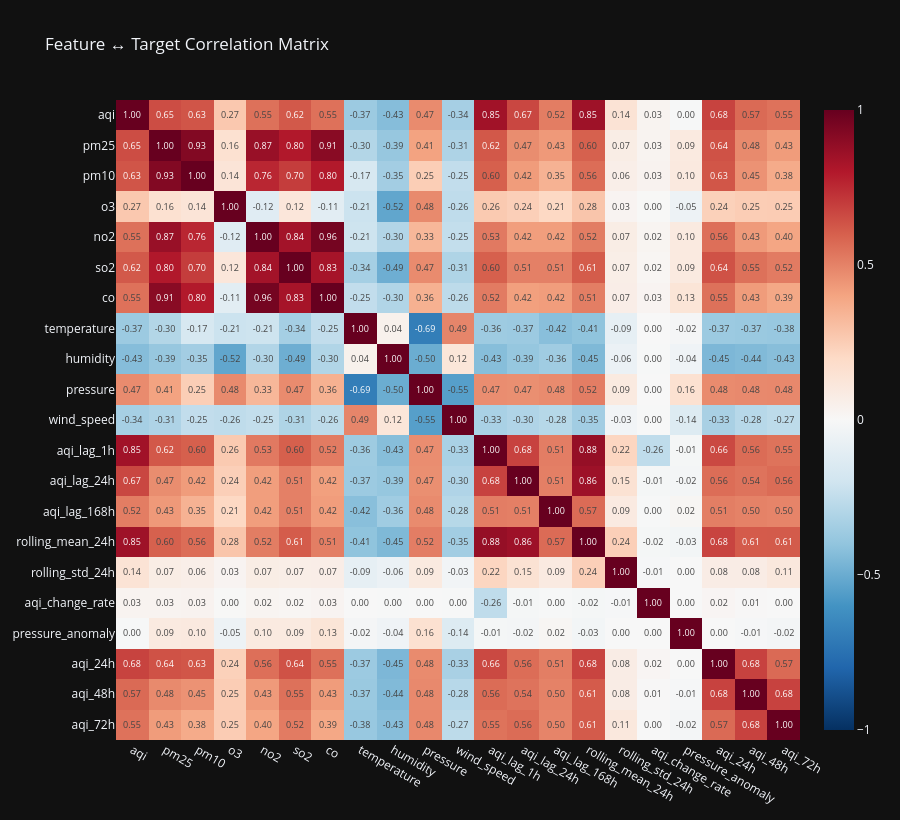

This figure's notebook cell:
### Markdown cell above
## 5. Correlation Heatmap

### Code cell
# Correlation across one representative feature per model feature-group, plus the
# three forecast targets — so the heatmap reflects what the models actually consume
# and reveals which predictors track the 24h/48h/72h targets.
key_cols = [
    'aqi',                                              # current AQI
    'pm25', 'pm10', 'o3', 'no2', 'so2', 'co',           # raw pollutants
    'temperature', 'humidity', 'pressure', 'wind_speed',# meteorology
    'aqi_lag_1h', 'aqi_lag_24h', 'aqi_lag_168h',        # lags (short/daily/weekly)
    'rolling_mean_24h', 'rolling_std_24h',              # rolling stats
    'aqi_change_rate', 'pressure_anomaly',              # cross features
    'aqi_24h', 'aqi_48h', 'aqi_72h',                    # MIMO forecast targets
]
key_cols = [c for c in key_cols if c in df.columns]

corr = df[key_cols].corr()
fig = px.imshow(corr, title='Feature ↔ Target Correlation Matrix',
                color_continuous_scale='RdBu_r', zmin=-1, zmax=1,
                template='plotly_dark', text_auto='.2f', aspect='auto')
fig.update_layout(width=900, height=820)
save_plotly(fig, 'correlation_matrix', width=900, height=820)
fig.show()

### Figure 1 — Plotly figure (JSON) as saved in the notebook; plotly's stock layout.template omitted (floating-point values rounded to 4 significant figures; data arrays with more than 128 entries replaced by an {"elided": "..."} marker saying what was removed)
{"data": [{"coloraxis": "coloraxis", "hovertemplate": "x: %{x}<br>y: %{y}<br>color: %{z}<extra></extra>", "name": "0", "texttemplate": "%{z:.2f}", "type": "heatmap", "x": ["aqi", "pm25", "pm10", "o3", "no2", "so2", "co", "temperature", "humidity", "pressure", "wind_speed", "aqi_lag_1h", "aqi_lag_24h", "aqi_lag_168h", "rolling_mean_24h", "rolling_std_24h", "aqi_change_rate", "pressure_anomaly", "aqi_24h", "aqi_48h", "aqi_72h"], "xaxis": "x", "y": ["aqi", "pm25", "pm10", "o3", "no2", "so2", "co", "temperature", "humidity", "pressure", "wind_speed", "aqi_lag_1h", "aqi_lag_24h", "aqi_lag_168h", "rolling_mean_24h", "rolling_std_24h", "aqi_change_rate", "pressure_anomaly", "aqi_24h", "aqi_48h", "aqi_72h"], "yaxis": "y", "z": {"elided": "21x21 float values"}}], "layout": {"coloraxis": {"cmax": 1, "cmin": -1, "colorscale": [[0, "rgb(5,48,97)"], [0.1, "rgb(33,102,172)"], [0.2, "rgb(67,147,195)"], [0.3, "rgb(146,197,222)"], [0.4, "rgb(209,229,240)"], [0.5, "rgb(247,247,247)"], [0.6, "rgb(253,219,199)"], [0.7, "rgb(244,165,130)"], [0.8, "rgb(214,96,77)"], [0.9, "rgb(178,24,43)"], [1, "rgb(103,0,31)"]]}, "height": 820, "title": {"text": "Feature ↔ Target Correlation Matrix"}, "width": 900, "xaxis": {"anchor": "y", "domain": [0, 1]}, "yaxis": {"anchor": "x", "autorange": "reversed", "domain": [0, 1]}}}
